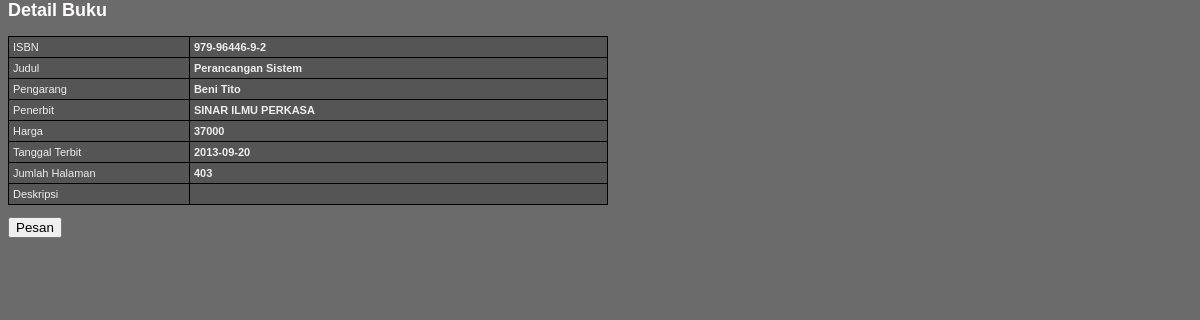
The page /detailbuku.php?isbn=979-96446-9-2 on the database its author committed.
### tables this page shows
CREATE TABLE BUKU (
    BUKU_ISBN CHAR(13) NOT NULL,
    BUKU_JUDUL VARCHAR(75),
    PENERBIT_ID CHAR(4),
    BUKU_TGLTERBIT DATE,
    BUKU_JMLHALAMAN INT,
    BUKU_DESKRIPSI TEXT,
    BUKU_HARGA DECIMAL,
    PRIMARY KEY(BUKU_ISBN),
    FOREIGN KEY(PENERBIT_ID)
    REFERENCES PENERBIT(PENERBIT_ID)
);

CREATE TABLE PENGARANG (
    PENGARANG_ID CHAR(3) NOT NULL,
    PENGARANG_NAMA VARCHAR(30),
    PRIMARY KEY(PENGARANG_ID)
);

CREATE TABLE PENERBIT (
    PENERBIT_ID CHAR(4),
    PENERBIT_NAMA VARCHAR(50),
    PRIMARY KEY(PENERBIT_ID)
);

### detailbuku.php (the view, shortened to what this page needs)
<html>
<head>
<link href="framelayout.css" rel="stylesheet" type="text/css" />
</head>
<body>
<?php
include("dbconn.php");
$isbn = $_GET['isbn'];
?>
<h2>Detail Buku</h2>
<?php
$query = "
SELECT
    a.BUKU_ISBN,
    a.BUKU_JUDUL,
    c.PENGARANG_NAMA,
    b.PENERBIT_NAMA,
    a.BUKU_HARGA,
    a.BUKU_TGLTERBIT,
    a.BUKU_JMLHALAMAN,
    a.BUKU_DESKRIPSI
FROM
    BUKU a
JOIN
    PENERBIT b ON a.PENERBIT_ID = b.PENERBIT_ID
JOIN
    LINK_BUKU_PENGARANG d ON a.BUKU_ISBN = d.BUKU_ISBN
JOIN
    PENGARANG c ON c.PENGARANG_ID = d.PENGARANG_ID
WHERE
    a.BUKU_ISBN = '$isbn'";
$result = mysqli_query($link, $query);
if ($result && $row = mysqli_fetch_array($result)) {
    list($buku_isbn, $buku_judul, $pengarang_nama, $penerbit_nama, $buku_harga, $buku_tglterbit, $buku_jmlhalaman, $buku_deskripsi) = $row;
?>
<table class="buku">
<tr>
    <td width="200" align="left">ISBN</td>
    <td width="490" align="left"><strong><?php echo htmlspecialchars($buku_isbn); ?></strong></td>
</tr>
<tr>
    <td width="200" align="left">Judul</td>
    <td width="490" align="left"><strong><?php echo htmlspecialchars($buku_judul); ?></strong></td>
</tr>
<tr>
    <td width="200" align="left">Pengarang</td>
    <td width="490" align="left"><strong><?php echo htmlspecialchars($pengarang_nama); ?></strong></td>
</tr>
<tr>
    <td width="200" align="left">Penerbit</td>
    <td width="490" align="left"><strong><?php echo htmlspecialchars($penerbit_nama); ?></strong></td>
</tr>
<tr>
    <td width="200" align="left">Harga</td>
    <td width="490" align="left"><strong><?php echo htmlspecialchars($buku_harga); ?></strong></td>
</tr>
<tr>
    <td width="200" align="left">Tanggal Terbit</td>
    <td width="490" align="left"><strong><?php echo htmlspecialchars($buku_tglterbit); ?></strong></td>
</tr>
<tr>
    <td width="200" align="left">Jumlah Halaman</td>
    <td width="490" align="left"><strong><?php echo htmlspecialchars($buku_jmlhalaman); ?></strong></td>
</tr>
<tr>
    <td width="200" align="left" valign="top">Deskripsi</td>
    <td width="490" align="left"><?php echo nl2br(htmlspecialchars($buku_deskripsi)); ?></td>
</tr>
</table>
<?php
} else {
    echo "<p>Buku tidak ditemukan.</p>";
}
?>
<p><input type="button" value="Pesan" onClick="document.location.href='pesan.php'"></p>
</body>
</html>

### framelayout.css (style rules this page uses)
body, html { margin-top: 0; padding: 0; color: #fffdfd; background-color: #6b6b6b; font: 12px Verdana, Arial, Helvetica, sans-serif; }
table.buku { text-align: center; font-family: Verdana, Geneva, sans-serif; font-weight: normal; font-size: 11px; color: #002; width: 600px; background-color: rgb(126, 126, 126); border: 0; border-collapse: collapse; border-spacing: 0; }
table.buku td { background-color: rgb(85, 85, 85); color: #eee; padding: 4px; text-align: left; border: 1px solid #000; }

### rows shown on the page
buku: BUKU_ISBN "979-96446-9-2", BUKU_JUDUL "Perancangan Sistem", BUKU_HARGA "37000", BUKU_TGLTERBIT "2013-09-20", BUKU_JMLHALAMAN "403"
pengarang: PENGARANG_NAMA "Beni Tito"
penerbit: PENERBIT_NAMA "SINAR ILMU PERKASA"
